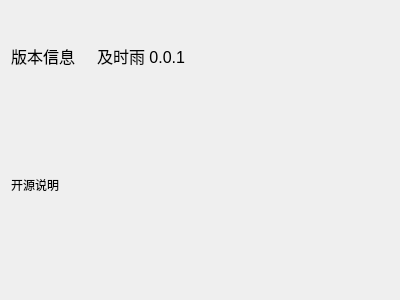
<?xml version="1.0" encoding="UTF-8"?>
<ui version="4.0">
 <class>aboutSetWidget</class>
 <widget class="QWidget" name="aboutSetWidget">
  <property name="geometry">
   <rect>
    <x>0</x>
    <y>0</y>
    <width>400</width>
    <height>300</height>
   </rect>
  </property>
  <property name="windowTitle">
   <string>aboutSetWidget</string>
  </property>
  <layout class="QVBoxLayout" name="verticalLayout">
   <item>
    <layout class="QHBoxLayout" name="horizontalLayout">
     <item>
      <widget class="QLabel" name="label">
       <property name="maximumSize">
        <size>
         <width>80</width>
         <height>16777215</height>
        </size>
       </property>
       <property name="font">
        <font>
         <pointsize>12</pointsize>
        </font>
       </property>
       <property name="text">
        <string>版本信息</string>
       </property>
      </widget>
     </item>
     <item>
      <widget class="QLabel" name="label_2">
       <property name="font">
        <font>
         <pointsize>12</pointsize>
        </font>
       </property>
       <property name="text">
        <string>及时雨 0.0.1</string>
       </property>
      </widget>
     </item>
    </layout>
   </item>
   <item>
    <layout class="QHBoxLayout" name="horizontalLayout_2">
     <item>
      <widget class="QLabel" name="label_3">
       <property name="maximumSize">
        <size>
         <width>16777215</width>
         <height>16777215</height>
        </size>
       </property>
       <property name="text">
        <string>开源说明</string>
       </property>
       <property name="alignment">
        <set>Qt::AlignBottom|Qt::AlignLeading|Qt::AlignLeft</set>
       </property>
      </widget>
     </item>
    </layout>
   </item>
   <item>
    <layout class="QHBoxLayout" name="horizontalLayout_3">
     <item>
      <widget class="QLabel" name="label_gitLink">
       <property name="font">
        <font>
         <pointsize>12</pointsize>
        </font>
       </property>
       <property name="text">
        <string/>
       </property>
       <property name="alignment">
        <set>Qt::AlignLeading|Qt::AlignLeft|Qt::AlignTop</set>
       </property>
      </widget>
     </item>
    </layout>
   </item>
  </layout>
 </widget>
 <layoutdefault spacing="6" margin="11"/>
 <resources/>
 <connections/>
</ui>
